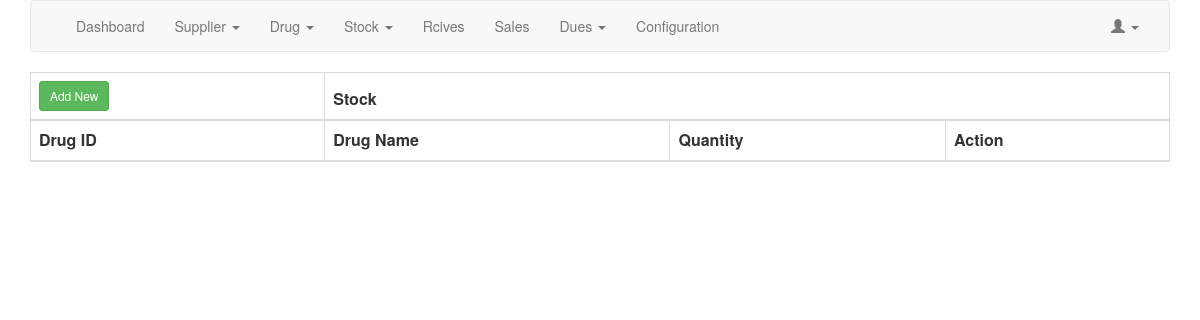
Page /index.php/stock on the earlier database version.
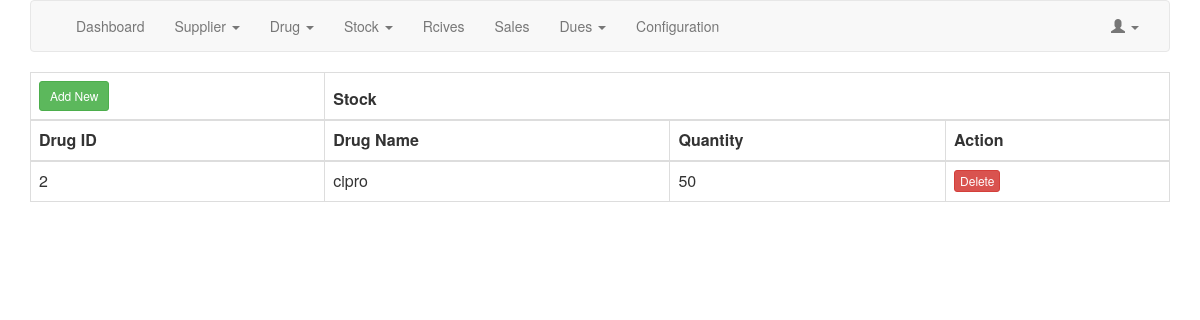
Same page on the later database version.
### tables this page shows
CREATE TABLE `get_stock` (
  `id` varchar(15) NOT NULL,
  `drug_name` varchar(50) NOT NULL,
  `quantity` varchar(15) NOT NULL
);

### application/controllers/Stock.php (called while the page is built, shortened)
<?php
class Stock extends CI_Controller {
	public function index(){
		$data['alert_eror'] = null;
		$data['alert_success'] = null;
		$data['querys'] = $this->Md_stock->show();
		$this->load->view('stock/table',$data);
	}
}

### index.php (called while the page is built, shortened)
<?php
require_once BASEPATH.'core/CodeIgniter.php';

### application/models/Md_stock.php (called while the page is built, shortened)
<?php
	class Md_stock extends CI_Model {
        public function show(){
            $query = $this->db->get('stock');
            return $query->result();
        }
	}

### application/views/stock/table.php (the view, shortened to what this page needs)
<?php $this->load->view('theme/header'); ?>
<table class="table table-bordered" id="Stock">
	<thead>
		<tr>
		<th><a class="btn btn-sm btn-success" href="<?php echo site_url('Stock/find'); ?>">Add New</a></th>
		<th colspan="20">Stock</th>
		</tr>
		<tr>
		<th>Drug ID</th>
		<th>Drug Name</th>
		<th>Quantity</th>
		<th>Action</th>
		</tr>
	</thead>
	<tbody>
<?php
	foreach($querys as $field){
		echo '<tr>';
		echo '<td>' . $field->id . '</td>';
		echo '<td>' . $field->drug_name . '</td>';
		echo '<td>' . $field->quantity . '</td>';
		echo '<td><a class="btn btn-xs btn-danger" href="' . site_url('Stock/trash/' . $field->id) . '">Delete</a></td>';
		echo '</tr>';
	}
?>
	</tbody>
</table>
<?php $this->load->view('theme/footer'); ?>

### application/views/theme/header.php (shortened to what this page needs)
<html>
<head>
    <link href="<?php echo site_url('css/bootstrap.min.css'); ?>" rel="stylesheet">
	<link href="<?php echo site_url('css/dataTables.bootstrap.min.css'); ?>" rel="stylesheet">
</head>
<body>
<div class="container">
 <nav class="navbar navbar-default">
  <div class="container-fluid">
    <div class="collapse navbar-collapse" id="myNavbar">
      <ul class="nav navbar-nav">
        <li><a href="<?php echo site_url(''); ?>">Dashboard</a></li>
		<li class="dropdown">
			<a class="dropdown-toggle" data-toggle="dropdown" href="#">Supplier
			<span class="caret"></span></a>
		</li>
		<li class="dropdown">
			<a class="dropdown-toggle" data-toggle="dropdown" href="#">Drug
			<span class="caret"></span></a>
		</li>
        <li class="dropdown">
			<a class="dropdown-toggle" data-toggle="dropdown" href="#">Stock
			<span class="caret"></span></a>
		</li>
		<li><a href="#">Rcives</a></li>
        <li><a href="#">Sales</a></li>
		<li class="dropdown">
			<a class="dropdown-toggle" data-toggle="dropdown" href="#">Dues
			<span class="caret"></span></a>
		</li>
		<li><a href="#">Configuration</a></li>
      </ul>
      <ul class="nav navbar-nav navbar-right">
		<li class="dropdown">
			<a class="dropdown-toggle" data-toggle="dropdown" href="#"><span class="glyphicon glyphicon-user"></span>
			<span class="caret"></span></a>
		</li>
      </ul>
    </div>
  </div>
</nav>

### application/views/theme/footer.php (shortened to what this page needs)
</div>
</body>
</html>

Differences in the rows shown:
added get_stock: id "2", drug_name "cipro", quantity "50"
